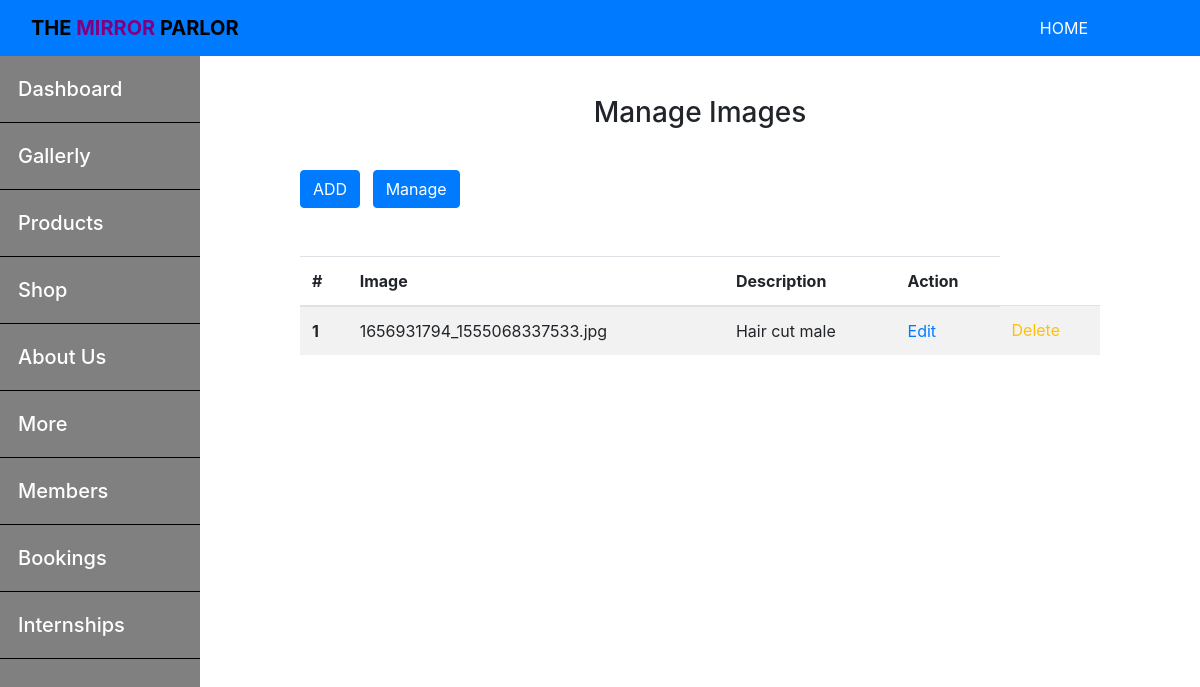
The app's page /admin/gallerly/index.php with its own data.
### tables this page shows
CREATE TABLE `gallerly` (
  `id` int(255) NOT NULL,
  `admin_id` int(255) NOT NULL,
  `gal_img` varchar(255) NOT NULL,
  `gal_description` varchar(255) NOT NULL
);

### app/controllers/gallerly.php (called while the page is built, shortened)
<?php
    include(ROOT_PATH . '/app/database/db.php');
    $table = 'gallerly';
    $gal_data = selectAll($table);

### app/database/db.php (called while the page is built, shortened)
<?php
    require('connect.php');
    function selectAll($table, $conditions = []){
        global $conn;
        $sql = "SELECT * FROM $table";
        if (empty($conditions)) {
            $stml = $conn->prepare($sql);
            $stml->execute();
            $records = $stml->get_result()->fetch_all(MYSQLI_ASSOC);
            return $records;
        }
    }

### admin/gallerly/index.php (the view, shortened to what this page needs)
<?php
    include(ROOT_PATH . '/app/controllers/gallerly.php');
  ?>
<!DOCTYPE html>
<html lang="en">
<head>
    <link rel="stylesheet" href="https://cdnjs.cloudflare.com/ajax/libs/bootstrap/4.6.1/css/bootstrap.min.css" />
</head>
<body>
<?php include(ROOT_PATH . '/app/helpers/adminheader.php') ?>
   <div class="wrapper">
   <?php include(ROOT_PATH . '/app/helpers/adminsidebar.php') ?>
        <div class="mainbar">
            <h3 class="text-center pb-3">Manage Images</h3>
            <button class="btn btn-primary mt-3 mb-5 mr-2"> <a href="admingallerlyadd.php" class="text-white">ADD</a>  </button>
            <button class="btn btn-primary mt-3 mb-5" ><a href="index.php" class="text-white">Manage</a>  </button>
            <table class="table table-hover table-striped caption-top">
                <thead>
                  <tr>
                    <th scope="col">#</th>
                    <th scope="col">Image</th>
                    <th scope="col">Description</th>
                    <th scope="col" col-span="2">Action</th>
                  </tr>
                </thead>
                <tbody>
                  <?php foreach($gal_data as $key => $value): ?>
                    <tr>
                      <th scope="row"><?php echo $key + 1 ?></th>
                      <td><?php echo $value['gal_img'] ?></td>
                      <td><?php echo $value['gal_description'] ?></td>
                      <td><a href="adminimgedit.php?id=<?php echo $value['id'] ?>" class="text-primary">Edit</a> </td>
                      <td> <a href="index.php?delete_id=<?php echo $value['id'] ?>" class="text-warning">Delete</a></td>
                    </tr>
                  <?php endforeach; ?>
                </tbody>
          </table>
        </div>
    </div>
</body>
</html>

### admin/gallerly/index.php (style rules this page uses)
html, body { height: 100vh; padding: 0px; margin: 0px; }
.wrapper { display: flex; flex-direction: row; height: calc(100% - 105px); height: 100%; }
.mainbar { flex: 8; padding: 40px 100px 100px; height: 100%; overflow-y: scroll; }

### records on screen
gallerly: gal_img "1656931794_1555068337533.jpg", gal_description "Hair cut male"
